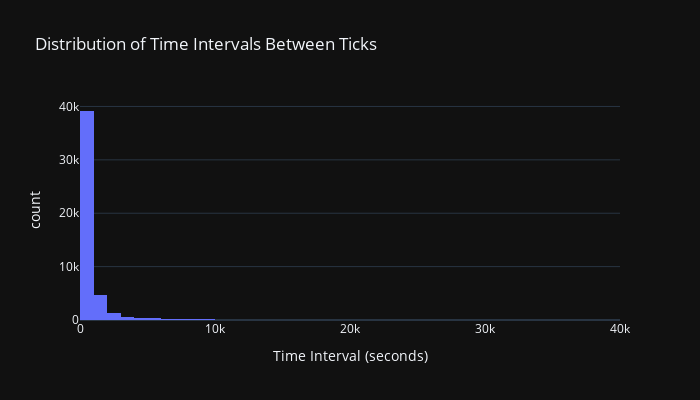

The code cell stored with this chart in its notebook:
### Markdown cell above
## Activity Burst Analysis

### Code cell
# Highlight burst periods
burst_data = df_plot.filter(pl.col('instantaneous_frequency') > freq_threshold)

# Create histogram of time intervals
fig_hist = px.histogram(
    df_plot.to_pandas(), 
    x='time_interval', 
    nbins=50,
    title='Distribution of Time Intervals Between Ticks',
    labels={'time_interval': 'Time Interval (seconds)', 'count': 'Frequency'}
)

fig_hist.update_layout(width=700, height=400)
fig_hist.show()

# Summary statistics
total_duration = df_plot['timestamp'].max()
avg_frequency = len(df_plot) / total_duration

print(f"\n📊 Final Statistics:")
print(f"   Total duration: {total_duration/60:.1f} minutes")
print(f"   Total ticks: {len(df_plot):,}")
print(f"   Average frequency: {avg_frequency:.2f} ticks/second")
print(f"   Price range: ${df_plot['price'].min():.2f} - ${df_plot['price'].max():.2f}")
print(f"   Price volatility: {df_plot['price'].std():.3f}")
print(f"   Burst periods: {len(burst_data)} ticks ({len(burst_data)/len(df_plot)*100:.1f}%)")

### Figure 1 — Plotly figure (JSON) as saved in the notebook; plotly's stock layout.template omitted (floating-point values rounded to 4 significant figures; data arrays with more than 128 entries replaced by an {"elided": "..."} marker saying what was removed)
{"data": [{"bingroup": "x", "hovertemplate": "Time Interval (seconds)=%{x}<br>count=%{y}<extra></extra>", "legendgroup": "", "marker": {"color": "#636efa", "pattern": {"shape": ""}}, "name": "", "nbinsx": 50, "orientation": "v", "showlegend": false, "x": {"elided": "47333 float values"}, "xaxis": "x", "yaxis": "y", "type": "histogram"}], "layout": {"xaxis": {"anchor": "y", "domain": [0.0, 1.0], "title": {"text": "Time Interval (seconds)"}}, "yaxis": {"anchor": "x", "domain": [0.0, 1.0], "title": {"text": "count"}}, "legend": {"tracegroupgap": 0}, "title": {"text": "Distribution of Time Intervals Between Ticks"}, "barmode": "relative", "width": 700, "height": 400}}
